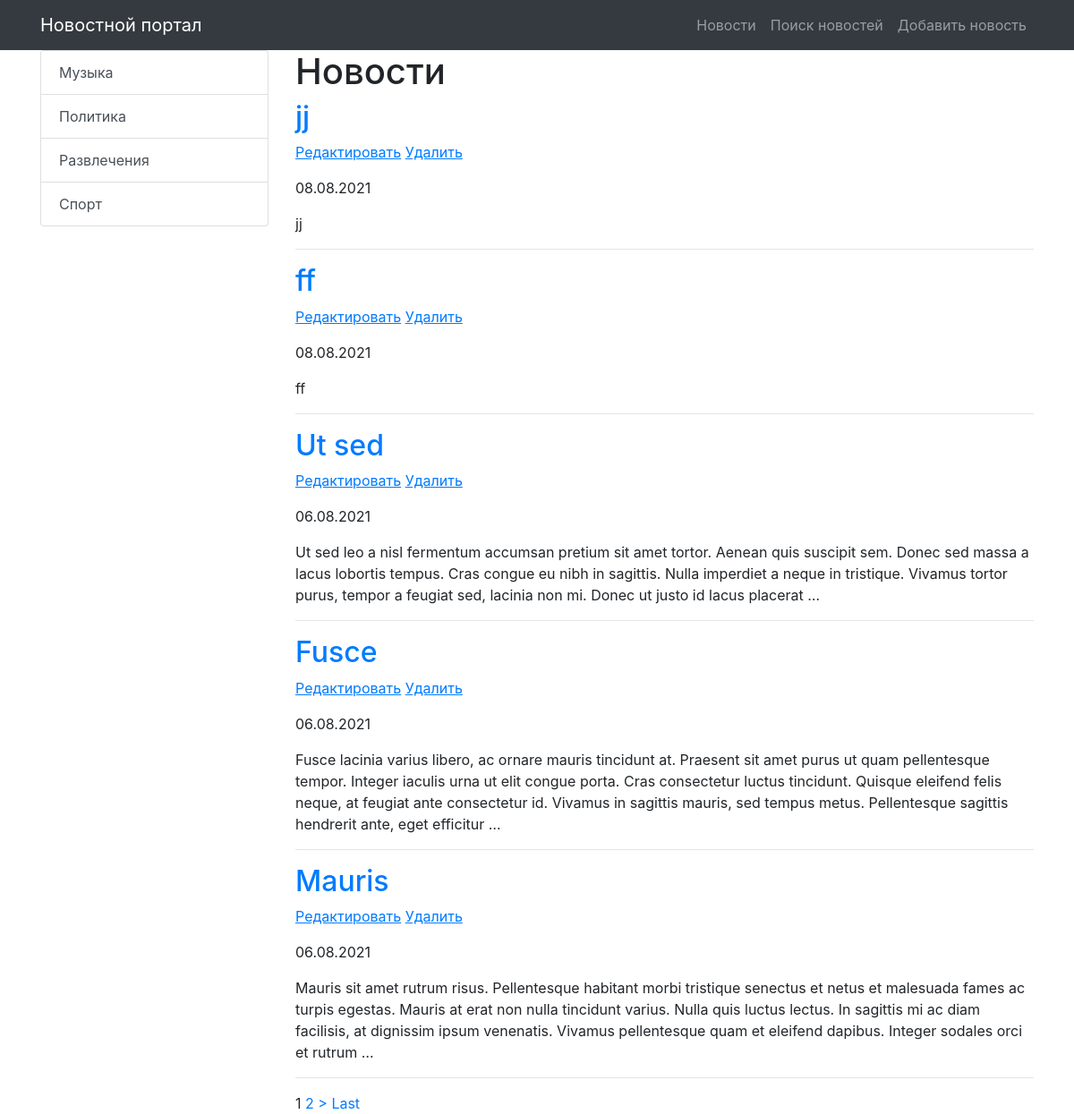
Before: /news/ (signed in) with the older database file.
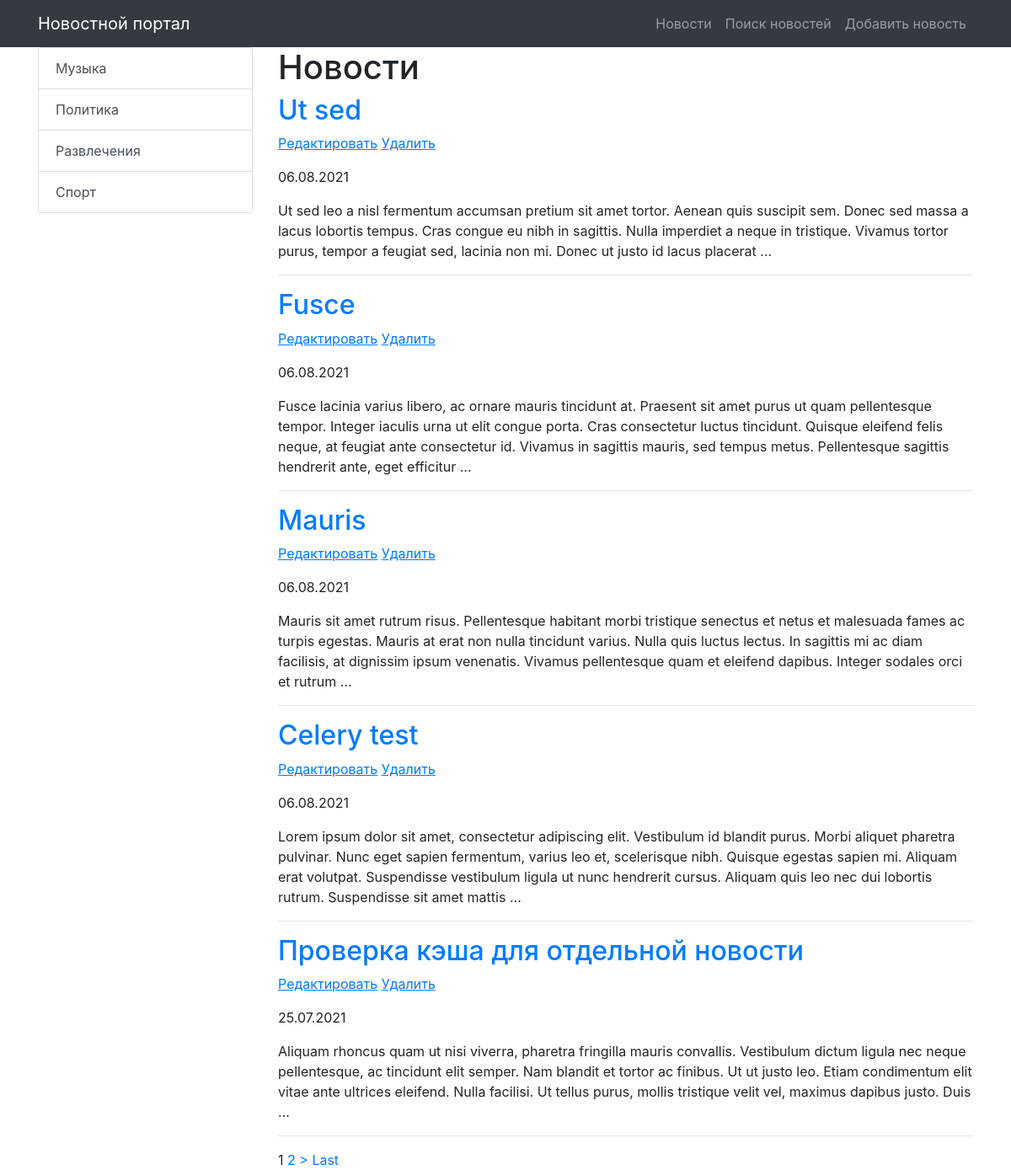
After: the same page with the newer database file.
### news/models.py (models this page shows, shortened)
class Category(models.Model):
    title = models.CharField(max_length=255, unique=True, verbose_name='Название категории')
    subscribers = models.ManyToManyField(User)
    class Meta:
        verbose_name = 'Категория'
        verbose_name_plural = 'Категории'
        ordering = ['title']
    def get_absolute_url(self):
        return reverse('news_category', kwargs={'category_id': self.pk})

class Post(models.Model):
    TYPE = [
        ('Article', 'Статья'),
        ('News', 'Новость'),
    ]
    author = models.ForeignKey(Author, on_delete=models.CASCADE, verbose_name='Автор')
    category = models.ManyToManyField(Category, through='PostCategory')
    type = models.CharField(max_length=20, choices=TYPE, verbose_name='Тип поста', default='Article')
    creation_datetime = models.DateTimeField(auto_now_add=True, verbose_name='Дата публикации')
    title = models.CharField(max_length=255, verbose_name='Название')
    text = models.TextField(verbose_name='Содержание')
    rating = models.IntegerField(default=0, verbose_name='Рейтинг')
    class Meta:
        verbose_name = 'Пост'
        verbose_name_plural = 'Посты'
        ordering = ['-creation_datetime', 'title']

### news/views.py (the view)
# urls.py: path('', NewsList.as_view()),
class NewsList(LoginRequiredMixin, ListView):
    model = Post
    template_name = 'news/news.html'
    context_object_name = 'news'
    queryset = Post.objects.order_by('-creation_datetime')
    paginate_by = 5
    def get_context_data(self, **kwargs):
        context = super().get_context_data(**kwargs)
        context['posts_amount'] = len(Post.objects.all())
        context['categories'] = Category.objects.all()
        return context

### news/templatetags/custom_filters.py (called while the page is built)
@register.filter(name='censor')
def censor(text, swearing):
    if swearing in text:
        return text.replace(swearing, '***')
    return text

### templates/news/news.html (shortened to what this page needs)
{% extends 'default.html' %}
{% load custom_filters %}
{% block content %}
    <h1>Новости</h1>
    {% if news %}
        {% for item in news %}
            <h2>
                <a href="{% url 'news_one' item.pk %}">{{ item.title | censor:'очень_плохое_слово'}}</a>
            </h2>
            <p>
                <a href="{% url 'news_update' item.pk %}"><u>Редактировать</u></a>
                <a href="{% url 'news_delete' item.pk %}"><u> Удалить </u></a>
            </p>
            <p>{{ item.creation_datetime | date:'d.m.Y'}}</p>
            <p>{{ item.text | censor:'очень_плохое_слово' | truncatewords_html:50}}</p>
            <hr>
        {% endfor %}
    {% else %}
        <h2>Нет никаких новостей :(</h2>
    {% endif %}
    {% if is_paginated %}
        {% for num in page_obj.paginator.page_range %}
            {% if page_obj.number == num %}
                <a>{{ num }}</a>
            {% elif num > page_obj.number|add:'-2' and num < page_obj.number|add:'2' %}
                <a href="?page={{ num }}">{{ num }}</a>
            {% endif %}
        {% endfor %}
        {% if page_obj.has_next %}
            <a href="?page={{ page_obj.next_page_number }}">></a>
            <a href="?page={{ page_obj.paginator.num_pages }}">Last</a>
        {% endif %}
    {% endif %}
{% endblock content %}

### templates/default.html (shortened to what this page needs)
{% load static %}
<!DOCTYPE html>
<html lang="en">
<head>
    <link href="{% static 'vendor/bootstrap/css/bootstrap.min.css' %}" rel="stylesheet">
</head>
<body>
{% load cache %}
{% cache 30 nav %}
{% block nav %}
<nav class="navbar navbar-expand-lg navbar-dark bg-dark static-top">
    <div class="container">
        <a class="navbar-brand" href="/news/">Новостной портал</a>
        <div class="collapse navbar-collapse" id="navbarResponsive">
            <ul class="navbar-nav ml-auto">
                <li class="nav-item">
                    <a class="nav-link" href="/news/">Новости</a>
                </li>
                <li class="nav-item">
                    <a class="nav-link" href="{% url 'news_search' %}">Поиск новостей</a>
                </li>
                <li class="nav-item">
                    <a class="nav-link" href="{% url 'news_add' %}">Добавить новость</a>
                </li>
            </ul>
        </div>
    </div>
</nav>
{% endblock %}
{% endcache %}
<div class="container">
    <div class="row">
        <div class="col-md-3">
            <div class="list-group">
                {% for item in categories %}
                <a href="{{ item.get_absolute_url }}" class="list-group-item list-group-item-action">
                    {{ item.title }}
                </a>
                {% endfor %}
            </div>
        </div>
        <div class="col-md-9">
            {% block content %}
            {% endblock content %}
        </div>
    </div>
</div>
</body>
</html>

Changed rows visible on the page:
removed Post: title|censor "jj", creation_datetime "08.08.2021", text|censor "jj"
removed Post: title|censor "ff", creation_datetime "08.08.2021", text|censor "ff"
now on this page (row unchanged): Post: title|censor "Celery test", creation_datetime "06.08.2021", text|censor "Lorem ipsum dolor sit amet, consectetur adipiscing elit. Vestibulum id blandit purus. Morbi aliquet pharetra pulvinar. Nunc eget sapien fermentum, varius leo et, scelerisque nibh. Quisque egestas sapien mi. Aliquam erat volutpat. Suspendisse vestibulum ligula ut nunc hendrerit cursus. Aliquam quis leo nec dui lobortis rutrum. Suspendisse sit amet mattis …"
now on this page (row unchanged): Post: title|censor "Проверка кэша для отдельной новости", creation_datetime "25.07.2021", text|censor "Aliquam rhoncus quam ut nisi viverra, pharetra fringilla mauris convallis. Vestibulum dictum ligula nec neque pellentesque, ac tincidunt elit semper. Nam blandit et tortor ac finibus. Ut ut justo leo. Etiam condimentum elit vitae ante ultrices eleifend. Nulla facilisi. Ut tellus purus, mollis tristique velit vel, maximus dapibus justo. Duis …"
